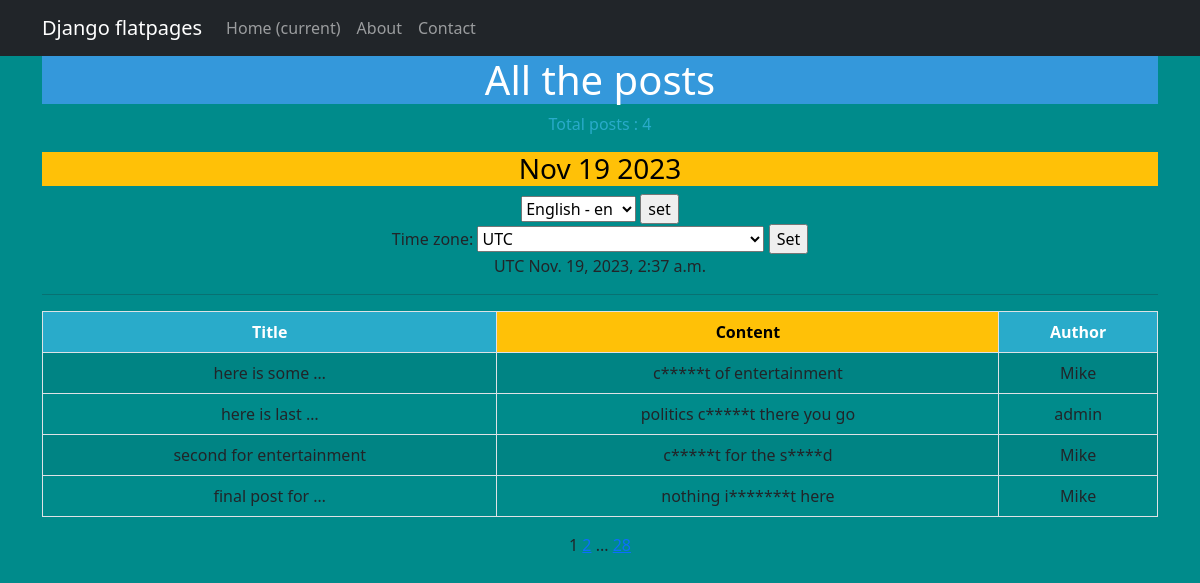
The app's page /articles/, older data.
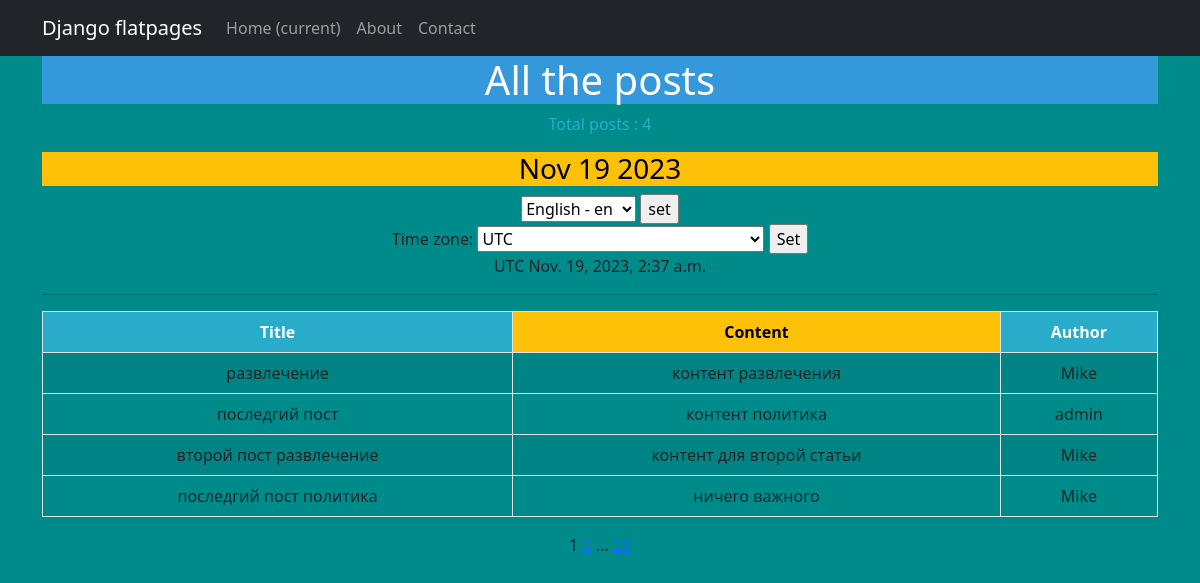
The same page, newer data.
### application/models.py (models this page shows, shortened)
class Post(models.Model):
    author = models.ForeignKey(Author, on_delete=models.CASCADE)
    options = models.CharField(max_length=10, choices=[('article', 'Article'), ('news', 'News')], default='article')
    time_of_creation = models.DateTimeField(auto_now_add=True)   #auto_now_add=True
    categories = models.ManyToManyField('Category', through='PostCategory')
    title = models.CharField(max_length=255)            #app - client_name
    content_of_article = models.TextField()             #app - message
    rating = models.IntegerField(default=0)

class Author(models.Model):
    author = models.OneToOneField(User, on_delete=models.CASCADE)
    rating = models.IntegerField(default=0)

### application/views.py (the view, shortened to what this page needs)
# urls.py: path('', PostList.as_view(), name='post_list'),# cache_page(60) is off
class PostList(ListView):
    model = Post
    template_name = 'posts.html'
    context_object_name = 'posts'
    paginate_by = 4
    def get_context_data(self, **kwargs):
        context = super().get_context_data(**kwargs)
        context['current_time'] = timezone.localtime(timezone.now())
        context['timezones'] = pytz.common_timezones
        return context

### application/templatetags/custom_filters_app.py (called while the page is built)
@register.filter
def replace_letters(value):
    words = value.split()
    result = []
    for word in words:
        if word in forbidden_words:
            result.append(word[0] + '*' * (len(word)-2) + word[-1])
        else:
            result.append(word)
    return ' '.join(result)

### news/templatetags/custom_tags.py (called while the page is built)
@register.simple_tag()
def current_time(format_string='%b %d %Y'):
   return datetime.utcnow().strftime(format_string)

@register.simple_tag(takes_context=True)
def url_replace(context, **kwargs):
   d = context['request'].GET.copy()
   for k, v in kwargs.items():
      d[k] = v
   return d.urlencode()

### templates/posts.html (shortened to what this page needs)
{% extends 'flatpages/default.html' %}
{% load i18n %}
{% load tz %}
{% load custom_filters_app %}
{% load custom_tags %}
{% block content %}
   <h1 style="background-color: #3498DB; color: #ffffff;">{% trans 'All the posts' %}</h1>
   <p style="color: #29ABCA;">{% trans 'Total posts' %} : {{ posts|length }}</p>
   <h3 style="background-color: #FFC107; color: #000000;">{% current_time '%b %d %Y' %}</h3>
<html lang="en">
<head>
</head>
<body>
    <form action="{% url 'set_language' %}" method="POST"> {% csrf_token %}
        <select name="language" id="">
            {% get_available_languages as LANGUAGES %}
            {% get_language_info_list for LANGUAGES as languages %}
            {% for language in languages %}
                <option value="{{ language.code }}" {% if language.code == LANGUAGE_CODE %} selected {% endif %}>
                    {{ language.name_local }} - {{ language.code }}
                </option>
            {% endfor %}
        </select>
        <input type="submit" value="set">
    </form>
    {% get_current_timezone as TIME_ZONE %}
    <form action="" method="POST">
        <label for="timezone">Time zone:</label>
        <select name="timezone">
            {% for tz in timezones %}
            <option value="{{ tz }}"{% if tz == TIME_ZONE %} selected{% endif %}>{{ tz }}</option>
            {% endfor %}
        </select>
        <input type="submit" value="Set">
    </form>
    {{ TIME_ZONE }}
    {{ current_time|timezone:TIME_ZONE }}
   <hr>
   {% if posts %}
       <table class="table table-bordered table-striped table-hover">
           <thead>
               <tr>
                   <th style="background-color: #29ABCA; color: #ffffff;"> {% trans 'Title' %}</th>
                   <th style="background-color: #FFC107; color: #000000;">{% trans 'Content' %}</th>
                   <th style="background-color: #29ABCA; color: #ffffff;">{% trans 'Author' %}</th>
               </tr>
           </thead>
           <tbody>
           {% for post in posts %}
           <tr>
               <td>{{ post.title | truncatewords:3 }}</td>
               <td>{{ post.content_of_article | truncatewords:10 | replace_letters }}</td>
               <td>{{ post.author.author  }}</td>
           </tr>
           {% endfor %}
       </table>
   {% else %}
       <h2 style="color: #29ABCA;">No posts!</h2>
   {% endif %}
   {{ page_obj.number }}
   {% if page_obj.has_next %}
       <a href="?{% url_replace page=page_obj.next_page_number %}">{{ page_obj.next_page_number }}</a>
       {% if paginator.num_pages != page_obj.next_page_number %}
           ...
           <a href="?{% url_replace page=page_obj.paginator.num_pages %}">{{ page_obj.paginator.num_pages }}</a>
       {% endif %}
   {% endif %}
{% endblock content %}

### templates/flatpages/default.html (shortened to what this page needs)
<!DOCTYPE html>
<html lang="en">
    <head>
        {% load static %}
        <link href="{% static 'css/styles.css' %}" rel="stylesheet" />
    </head>
    <body>
        <nav class="navbar navbar-expand-lg navbar-dark bg-dark static-top">
   <div class="container">
       <a class="navbar-brand" href="#">Django flatpages</a>
       <div class="collapse navbar-collapse" id="navbarResponsive">
           <ul class="navbar-nav ml-auto">
               <li class="nav-item active">
                   <a class="nav-link" href="#">Home
                       <span class="sr-only">(current)</span>
                   </a>
               </li>
               <li class="nav-item">
                   <a class="nav-link" href="/about/">About</a>
               </li>
               <li class="nav-item">
                   <a class="nav-link" href="/contacts/">Contact</a>
               </li>
           </ul>
       </div>
   </div>
</nav>
        <div class="container">
            <div class="row">
                <div class="col-lg-12 text-center">
                    {% block content %}
                    {% endblock content %}
                </div>
            </div>
        </div>
    </body>
</html>

Row changes from the older to the newer data that the page shows:
changed Post: title "here is some …" → "развлечение"; content_of_article "c*****t of entertainment" → "контент развлечения"
changed Post "admin": title "here is last …" → "последгий пост"; content_of_article "politics c*****t there you go" → "контент политика"
changed Post: title "second for entertainment" → "второй пост развлечение"; content_of_article "c*****t for the s****d" → "контент для второй статьи"
changed Post: title "final post for …" → "последгий пост политика"; content_of_article "nothing i*******t here" → "ничего важного"
